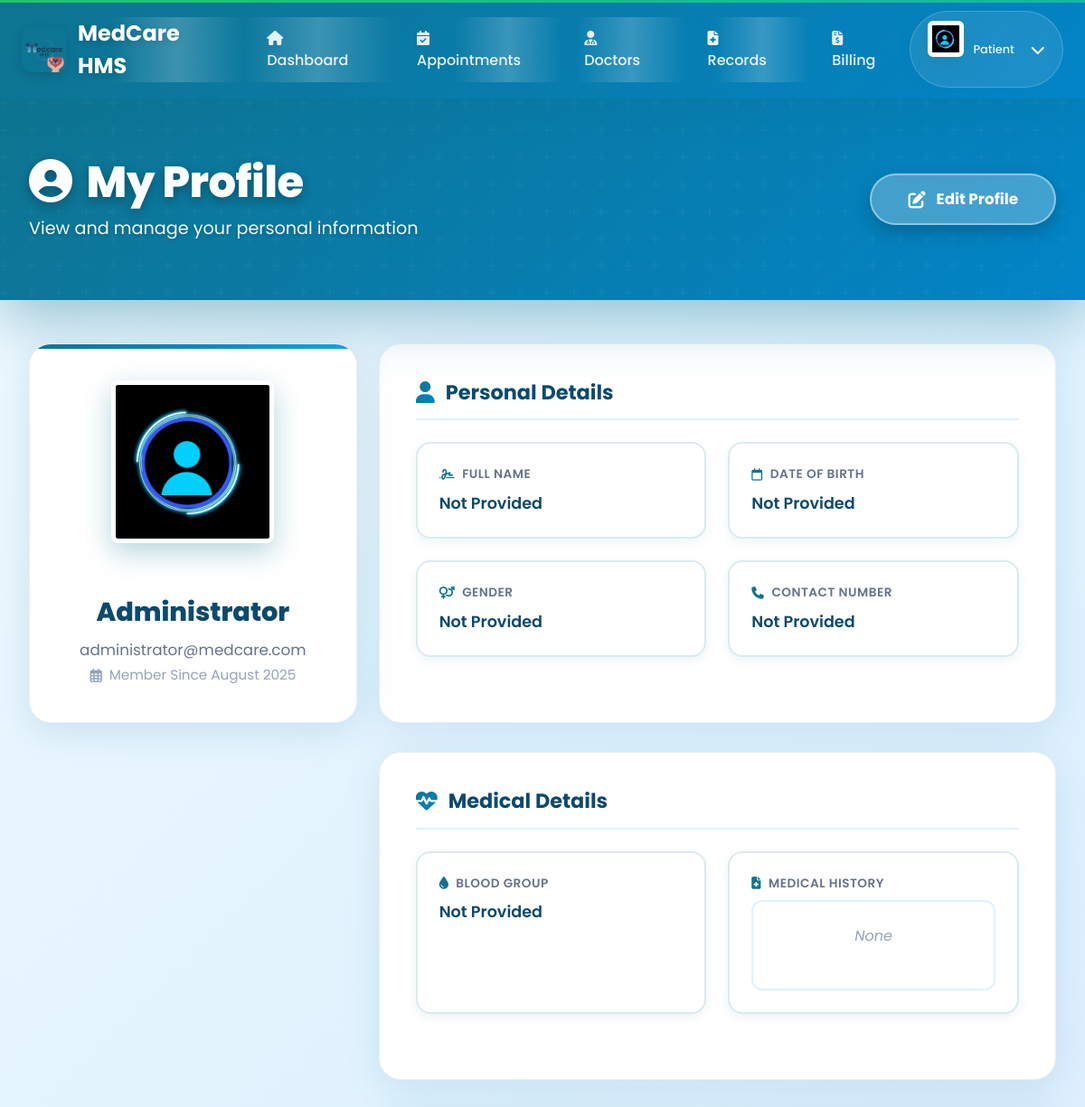
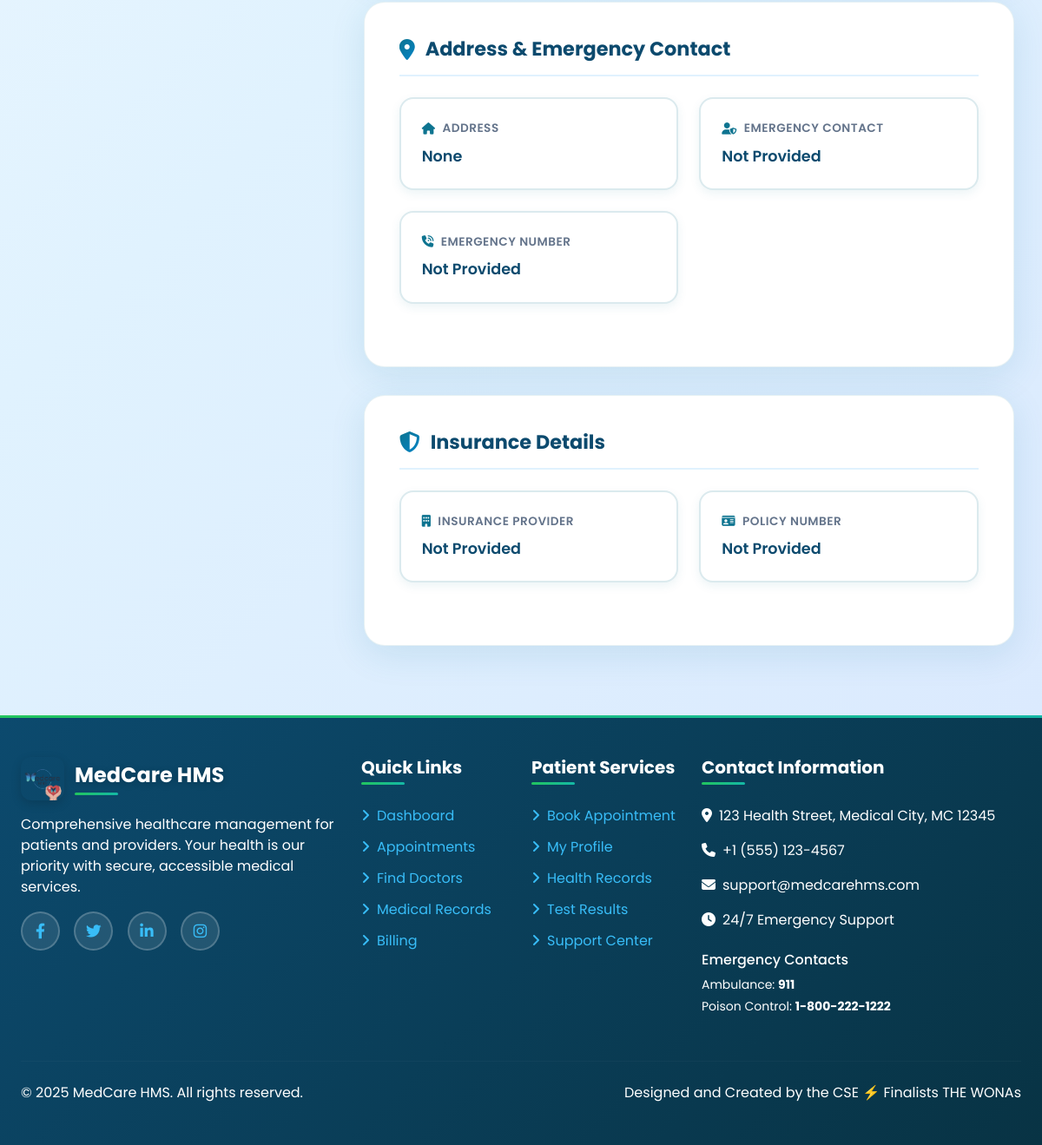
The page /patients/profile/ (signed in) on the database its author committed (2 pictures, top to bottom).
### patients/models.py (models this page shows, shortened)
class PatientProfile(models.Model):
    GENDER_CHOICES = (('Male', 'Male'), ('Female', 'Female'), ('Other', 'Other'))
    BLOOD_GROUP_CHOICES = (
        ('A+', 'A+'), ('A-', 'A-'), ('B+', 'B+'), ('B-', 'B-'),
        ('AB+', 'AB+'), ('AB-', 'AB-'), ('O+', 'O+'), ('O-', 'O-'),
    )
    user = models.OneToOneField(User, on_delete=models.CASCADE, related_name='patientprofile')
    profile_picture = models.ImageField(upload_to=get_patient_image_path, null=True, blank=True, default='static/profile_pictures/default.jpeg')
    date_of_birth = models.DateField(null=True, blank=True)
    gender = models.CharField(max_length=10, choices=GENDER_CHOICES, null=True, blank=True)
    address = models.TextField(max_length=500, null=True, blank=True)
    blood_group = models.CharField(max_length=3, choices=BLOOD_GROUP_CHOICES, null=True, blank=True)
    emergency_contact_name = models.CharField(max_length=100, null=True, blank=True)
    emergency_contact_number = models.CharField(max_length=20, null=True, blank=True)
    medical_history = models.TextField(null=True, blank=True, help_text="Allergies, chronic conditions, etc.")
    insurance_provider = models.CharField(max_length=100, null=True, blank=True)
    insurance_policy_number = models.CharField(max_length=100, null=True, blank=True)

### accounts/models.py (models this page shows, shortened)
class UserProfile(models.Model):
    ROLE_CHOICES = (
        ('ADMIN', 'Admin'),
        ('DOCTOR', 'Doctor'),
        ('RECEPTIONIST', 'Receptionist'),
        ('PATIENT', 'Patient'),
    )
    user = models.OneToOneField(User, on_delete=models.CASCADE)
    role = models.CharField(max_length=20, choices=ROLE_CHOICES)
    contact = models.CharField(max_length=20, null=True, blank=True)

### patients/views.py (the view)
# urls.py: path('profile/', views.patient_profile_view, name='patient_profile'),
@login_required
@patient_required
def patient_profile_view(request):
    profile, created = PatientProfile.objects.get_or_create(user=request.user)
    return render(request, 'patients/patient_profile.html', {'profile': profile})

### accounts/templatetags/profile_tags.py (called while the page is built)
@register.simple_tag
def get_profile_image_url(user):
    try:
        if hasattr(user, 'doctorprofile') and user.doctorprofile.profile_picture:
            return user.doctorprofile.profile_picture.url
        elif hasattr(user, 'patientprofile') and user.patientprofile.profile_picture:
            return user.patientprofile.profile_picture.url
        elif hasattr(user, 'receptionistprofile') and user.receptionistprofile.profile_picture:
            return user.receptionistprofile.profile_picture.url
    except (AttributeError, ValueError):
        pass
    return '/static/profile_pictures/default.jpeg'

@register.simple_tag
def get_user_initials(user):
    if user.first_name and user.last_name:
        return f"{user.first_name[0]}{user.last_name[0]}".upper()
    elif user.first_name:
        return user.first_name[0].upper()
    elif user.username:
        return user.username[0].upper()
    return "U"

@register.simple_tag
def get_user_role_color(user):
    try:
        if hasattr(user, 'doctorprofile'):
            return '#14B8A6'  # Teal accent for doctors
        elif hasattr(user, 'patientprofile'):
            return '#0E7490'  # Primary teal for patients
        elif hasattr(user, 'receptionistprofile'):
            return '#5ce9f6'  # Purple accent for receptionists
    except AttributeError:
        pass
    return '#14B8A6'  # Default to teal

@register.inclusion_tag('components/profile_image.html')
def profile_image(user, size="40", css_class="user-avatar", show_fallback=True):
    return {
        'user': user,
        'size': size,
        'css_class': css_class,
        'show_fallback': show_fallback,
        'image_url': get_profile_image_url(user),
        'initials': get_user_initials(user),
        'role_color': get_user_role_color(user),
    }

### chat/context_processors.py (called while the page is built)
def unread_chat_messages(request):
    if request.user.is_authenticated:
        threads = request.user.chat_threads.all()
        total_unread = 0
        for thread in threads:
            total_unread += thread.get_unread_count_for_user(request.user)
        return {'unread_chat_messages_count': total_unread}
    return {'unread_chat_messages_count': 0}

### chat/models.py (called while the page is built)
    def get_unread_count_for_user(self, user):
        return self.messages.filter(is_read=False).exclude(sender=user).count()

### templates/patients/patient_profile.html (shortened to what this page needs)
{% extends 'base_patient.html' %}
{% load static %}
{% load profile_tags %}
{% block content %}
<div class="profile-wrapper">
    <div class="profile-header">
        <div class="profile-header-content d-flex justify-content-between align-items-center flex-wrap gap-3">
            <div>
                <h1><i class="fas fa-user-circle me-3"></i>My Profile</h1>
                <p>View and manage your personal information</p>
            </div>
            <a href="{% url 'patients:edit_patient_profile' %}" class="btn-edit-profile">
                <i class="fas fa-edit"></i>
                <span>Edit Profile</span>
            </a>
        </div>
    </div>
    <div class="profile-content-container">
        <div class="row g-4">
            <div class="col-lg-4">
                <div class="profile-picture-section">
                    <div class="profile-image-container">
                        {% profile_image user size="180" css_class="profile-page-image" %}
                    </div>
                    <div class="profile-name">{{ profile.user.get_full_name|default:profile.user.username }}</div>
                    <div class="profile-email">{{ profile.user.email }}</div>
                    <div class="profile-member-since">
                        <i class="far fa-calendar-alt"></i>
                        Member Since {{ profile.user.date_joined|date:"F Y" }}
                    </div>
                </div>
            </div>
            <div class="col-lg-8">
                <div class="profile-section">
                    <div class="section-header">
                        <i class="fas fa-user"></i>
                        <h5>Personal Details</h5>
                    </div>
                    <div class="info-grid">
                        <div class="info-item">
                            <div class="info-label"><i class="fas fa-signature"></i>Full Name</div>
                            <div class="info-value">{{ profile.user.get_full_name|default:"Not Provided" }}</div>
                        </div>
                        <div class="info-item">
                            <div class="info-label"><i class="far fa-calendar"></i>Date of Birth</div>
                            <div class="info-value">{{ profile.date_of_birth|date:"F d, Y"|default:"Not Provided" }}</div>
                        </div>
                        <div class="info-item">
                            <div class="info-label"><i class="fas fa-venus-mars"></i>Gender</div>
                            <div class="info-value">{{ profile.gender|default:"Not Provided" }}</div>
                        </div>
                        <div class="info-item">
                            <div class="info-label"><i class="fas fa-phone"></i>Contact Number</div>
                            <div class="info-value">{{ profile.user.userprofile.contact|default:"Not Provided" }}</div>
                        </div>
                    </div>
                </div>
                <div class="profile-section">
                    <div class="section-header">
                        <i class="fas fa-heartbeat"></i>
                        <h5>Medical Details</h5>
                    </div>
                    <div class="info-grid">
                        <div class="info-item">
                            <div class="info-label"><i class="fas fa-tint"></i>Blood Group</div>
                            <div class="info-value">
                                {% if profile.blood_group %}
                                    <span class="blood-group-badge">{{ profile.blood_group }}</span>
                                {% else %}
                                    <span class="not-provided">Not Provided</span>
                                {% endif %}
                            </div>
                        </div>
                        <div class="info-item">
                            <div class="info-label"><i class="fas fa-file-medical"></i>Medical History</div>
                            <div class="medical-history-box {% if not profile.medical_history %}empty{% endif %}">
                                {{ profile.medical_history|linebreaksbr|default:"No medical history provided." }}
                            </div>
                        </div>
                    </div>
                </div>
                <div class="profile-section">
                    <div class="section-header">
                        <i class="fas fa-map-marker-alt"></i>
                        <h5>Address & Emergency Contact</h5>
                    </div>
                    <div class="info-grid">
                        <div class="info-item">
                            <div class="info-label"><i class="fas fa-home"></i>Address</div>
                            <div class="info-value">{{ profile.address|linebreaksbr|default:"Not Provided" }}</div>
                        </div>
                        <div class="info-item">
                            <div class="info-label"><i class="fas fa-user-shield"></i>Emergency Contact</div>
                            <div class="info-value">{{ profile.emergency_contact_name|default:"Not Provided" }}</div>
                        </div>
                        <div class="info-item">
                            <div class="info-label"><i class="fas fa-phone-volume"></i>Emergency Number</div>
                            <div class="info-value">{{ profile.emergency_contact_number|default:"Not Provided" }}</div>
                        </div>
                    </div>
                </div>
                <div class="profile-section">
                    <div class="section-header">
                        <i class="fas fa-shield-alt"></i>
                        <h5>Insurance Details</h5>
                    </div>
                    <div class="info-grid">
                        <div class="info-item">
                            <div class="info-label"><i class="fas fa-building"></i>Insurance Provider</div>
                            <div class="info-value">{{ profile.insurance_provider|default:"Not Provided" }}</div>
                        </div>
                        <div class="info-item">
                            <div class="info-label"><i class="fas fa-id-card"></i>Policy Number</div>
                            <div class="info-value">{{ profile.insurance_policy_number|default:"Not Provided" }}</div>
                        </div>
                    </div>
                </div>
            </div>
        </div>
    </div>
</div>
{% endblock %}

### static/css/themes/patient-theme.css (style rules this page uses)
:root { --patient-primary: #0E7490; --patient-primary-dark: #0C4A6E; --patient-primary-light: #67E8F9; --patient-secondary: #0284C7; --patient-accent: #38BDF8; --patient-warning: #F59E0B; --patient-danger: #EF4444; --patient-success: #10B981; --patient-info: #3B82F6; --patient-gradient-primary: linear-gradient(135deg, #0E7490 0%, #0C4A6E 100%); --patient-gradient-secondary: linear-gradient(135deg, #0284C7 0%, #0369A1 100%); --patient-gradient-card: linear-gradient(145deg, #ffffff 0%, #f0f9ff 100%); --patient-gradient-wellness: linear-gradient(135deg, #67E8F9 0%, #38BDF8 100%); --patient-shadow-primary: 0 4px 20px rgba(14, 116, 144, 0.25); --patient-shadow-card: 0 8px 32px rgba(12, 74, 110, 0.15); --patient-shadow-hover: 0 12px 40px rgba(14, 116, 144, 0.3); }

### templates/base_patient.html (style rules this page uses)
:root { --primary-teal: #0E7490; --primary-dark-teal: #0C4A6E; --sky-blue: #0284C7; --light-sky-blue: #38BDF8; --background-light: #F1F5F9; --background-white: #FFFFFF; --accent-blue: #14B8A6; --accent-teal: #0D9488; --text-dark: #1E293B; --accent-green: #22C55E; --accent-orange: #F97316; --accent-purple: #8B5CF6; }
* { font-family: 'Poppins', sans-serif; }
body { background-color: var(--background-light); color: var(--text-dark); display: flex; flex-direction: column; min-height: 100vh; overflow-x: hidden; }
.main-content-area > [class*="-wrapper"] { max-width: 100vw !important; width: 100vw !important; margin: 0 !important; padding: 0 !important; }

### templates/components/messages.html (style rules this page uses)
:root { --message-success: #10b981; --message-success-bg: #ecfdf5; --message-success-border: #a7f3d0; --message-success-text: #065f46; --message-error: #ef4444; --message-error-bg: #fef2f2; --message-error-border: #fecaca; --message-error-text: #991b1b; --message-warning: #f59e0b; --message-warning-bg: #fffbeb; --message-warning-border: #fed7aa; --message-warning-text: #92400e; --message-info: #3b82f6; --message-info-bg: #eff6ff; --message-info-border: #bfdbfe; --message-info-text: #1e40af; --message-slide-duration: 300ms; --message-fade-duration: 250ms; --message-scale-duration: 200ms; }

### rows shown on the page
PatientProfile: user.get_full_name "Administrator", user.email "administrator@medcare.com", user.date_joined "August 2025", user.get_full_name "Not Provided", date_of_birth "Not Provided", gender "Not Provided", user.userprofile.contact "Not Provided", medical_history "None", address "None", emergency_contact_name "Not Provided", emergency_contact_number "Not Provided", insurance_provider "Not Provided", insurance_policy_number "Not Provided"
